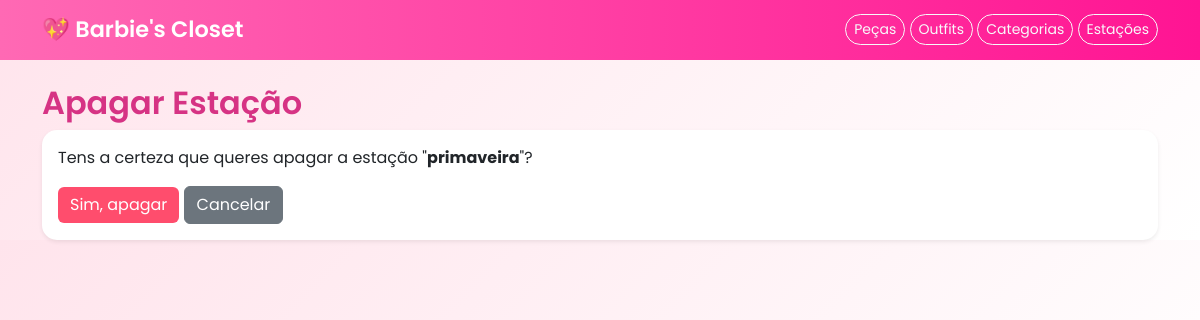
/estacoes/apagar/1/ (signed in), run on an earlier commit of the app's database.
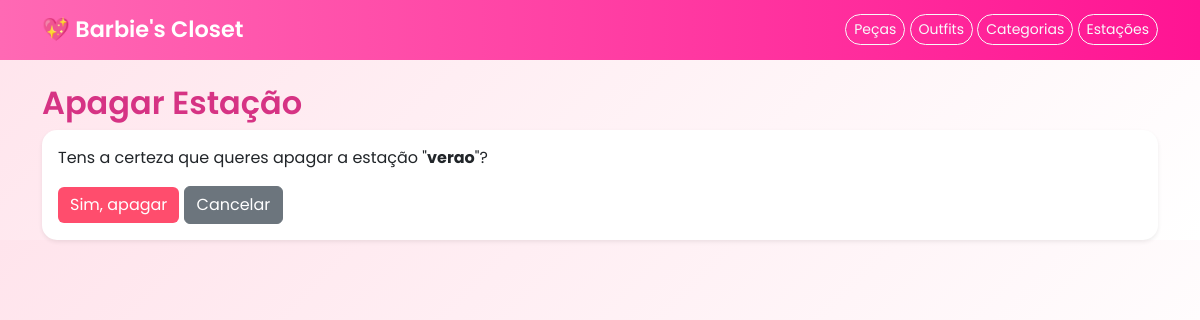
And on a later commit of the database.
### barbies_closet/models.py (models this page shows, shortened)
class Estacao(models.Model):
    nome = models.CharField(max_length=50)

### barbies_closet/views.py (the view)
# urls.py: path('estacoes/apagar/<int:id>/', views.apagar_estacao, name='apagar_estacao'),
@login_required
def apagar_estacao(request, id):
    estacao = Estacao.objects.get(id=id)
    if request.method == 'POST':
        estacao.delete()
        messages.success(request, "Estação apagada com sucesso")
        return redirect('lista_estacoes')
    return render(request, 'estacoes/estacoes_apagar.html', {'estacao': estacao})

### barbies_closet/templates/estacoes/estacoes_apagar.html (shortened to what this page needs)
{% extends 'base.html' %}
{% block content %}
<h2>Apagar Estação</h2>
<div class="card p-3 shadow-sm">
    <p>Tens a certeza que queres apagar a estação "<strong>{{ estacao.nome }}</strong>"?</p>
    <form method="POST">
        <button class="btn btn-danger">Sim, apagar</button>
        <a href="{% url 'lista_estacoes' %}" class="btn btn-secondary">Cancelar</a>
    </form>
</div>
{% endblock %}

What changed in the data, as far as the page shows it:
changed Estacao: nome "primaveira" → "verao"
